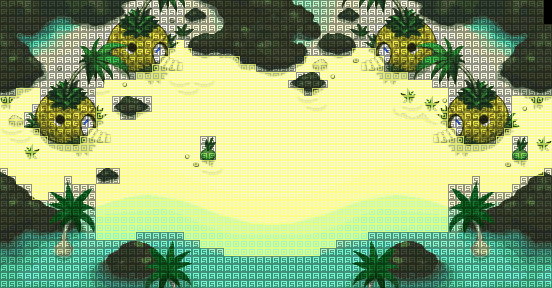

The image is a tile-based game level rendered from a .tmx file. Its description and source (layers, tilesets, objects; grid data summarised) follow:
An orthogonal 69x36 tile map with 8x8 px tiles, 2 tile layers (Calque de Tile 1, Calque 2), 2 tilesets.

<map version="1.0" tiledversion="1.0.2" orientation="orthogonal" renderorder="left-up" width="69" height="36" tilewidth="8" tileheight="8" nextobjectid="1">
 <tileset firstgid="1" source="shallowbeach.tsx" />
 <tileset firstgid="2485" source="terrain.tsx" />
 <layer name="Calque de Tile 1" width="69" height="36">
  <data>[2484 cells, 2484 non-empty, 2484 distinct tile ids]</data>
 </layer>
 <layer name="Calque 2" width="69" height="36">
  <data>[2484 cells, 2484 non-empty, 2 distinct tile ids]</data>
 </layer>
</map>
